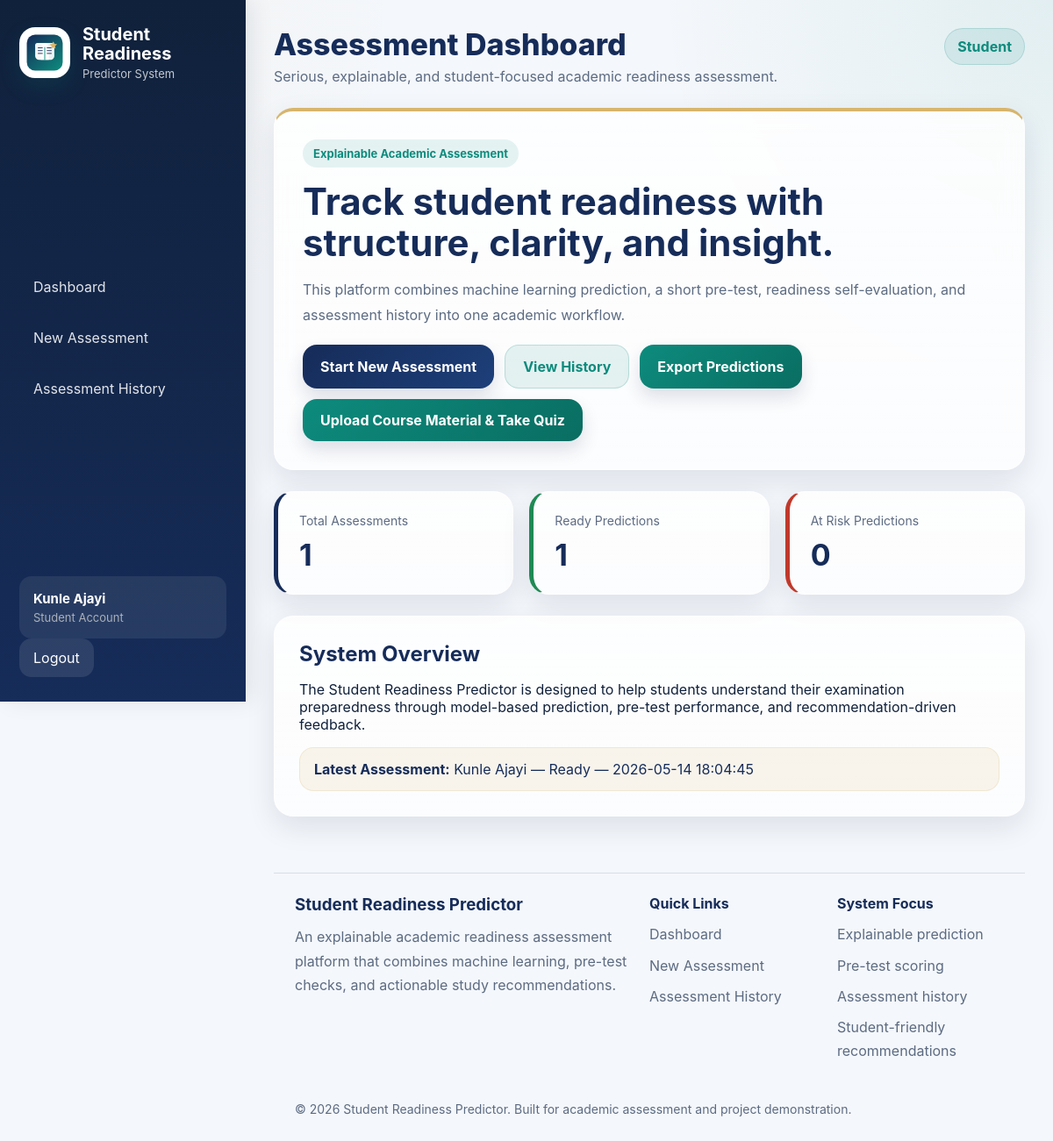
/dashboard (signed in), run on the app's committed database.
### tables this page shows
CREATE TABLE users (
            id INTEGER PRIMARY KEY AUTOINCREMENT,
            full_name TEXT NOT NULL,
            email TEXT NOT NULL UNIQUE,
            matric_number TEXT NOT NULL UNIQUE,
            password_hash TEXT NOT NULL,
            role TEXT NOT NULL DEFAULT 'student',
            created_at TEXT NOT NULL
        );

CREATE TABLE assessments (
    id INTEGER PRIMARY KEY AUTOINCREMENT,
    user_id INTEGER,
    full_name TEXT,
    matric_number TEXT,
    department TEXT,
    level TEXT,
    course_code TEXT,
    course_title TEXT,
    study_hours INTEGER,
    failures INTEGER,
    missed_lectures INTEGER,
    g1 INTEGER,
    g2 INTEGER,
    confidence_level TEXT,
    revision_status TEXT,
    past_questions_practice TEXT,
    topic_understanding TEXT,
    prediction_text TEXT,
    confidence_score TEXT,
    interpretation TEXT,
    created_at TEXT,
    pretest_score INTEGER,
    pretest_level TEXT,
    overall_insight TEXT,

    quiz_score INTEGER DEFAULT 0,
    quiz_analysis TEXT DEFAULT '',
    recommendations TEXT DEFAULT '',
    factors TEXT DEFAULT ''
);

### app.py (the view)
@app.route("/")
@app.route("/dashboard")
def dashboard():
    if "user_id" not in session:
        return redirect(url_for("login"))
    current_user = get_current_user()
    stats = get_dashboard_stats(current_user)
    return render_template("home.html", stats=stats)

### app.py (called while the page is built)
def ensure_tables_exist_on_connection(conn):
    conn.execute("""
       CREATE TABLE IF NOT EXISTS assessments (
    id INTEGER PRIMARY KEY AUTOINCREMENT,
    user_id INTEGER,
    full_name TEXT,
    matric_number TEXT,
    department TEXT,
    level TEXT,
    course_code TEXT,
    course_title TEXT,
    study_hours INTEGER,
    failures INTEGER,
    missed_lectures INTEGER,
    g1 INTEGER,
    g2 INTEGER,
    confidence_level TEXT,
    revision_status TEXT,
    past_questions_practice TEXT,
    topic_understanding TEXT,
    prediction_text TEXT,
    confidence_score TEXT,
    interpretation TEXT,
    created_at TEXT,
    pretest_score INTEGER,
    pretest_level TEXT,
    overall_insight TEXT,

    quiz_score INTEGER DEFAULT 0,
    quiz_analysis TEXT DEFAULT '',
    recommendations TEXT DEFAULT '',
    factors TEXT DEFAULT ''
)
    """)
    conn.commit()

def get_db_connection():
    conn = sqlite3.connect(DB_PATH)
    conn.row_factory = sqlite3.Row
    ensure_tables_exist_on_connection(conn)
    return conn

def get_current_user():
    user_id = session.get("user_id")
    if not user_id:
        return None
    conn = get_db_connection()
    user = conn.execute("SELECT * FROM users WHERE id = ?", (user_id,)).fetchone()
    conn.close()
    return user

def is_admin(user):
    if user is None:
        return False
    return str(user["role"]).strip().lower() == "admin"

@app.context_processor
def inject_user():
    return {"current_user": get_current_user()}

### templates/home.html
{% extends "base.html" %}
{% block page_title %}Assessment Dashboard{% endblock %}
{% block content %}
<section class="hero-panel glass-card fade-up">
    <div class="hero-copy">
        <span class="eyebrow">Explainable Academic Assessment</span>
        <h2>Track student readiness with structure, clarity, and insight.</h2>
        <p>
            This platform combines machine learning prediction, a short pre-test,
            readiness self-evaluation, and assessment history into one academic workflow.
        </p>
        <div class="hero-actions">
            <a href="{{ url_for('student_info') }}" class="btn">Start New Assessment</a>
            <a href="{{ url_for('history') }}" class="btn btn-secondary">View History</a>
            <a href="{{ url_for('export_history') }}" class="btn btn-accent">Export Predictions</a>
            <a href="{{ url_for('upload_material') }}?mode=practice" class="btn btn-accent">
                Upload Course Material & Take Quiz
            </a>
        </div>
    </div>
</section>
<section class="stats-grid fade-up delay-1">
    <div class="stat-card glass-card">
        <span class="stat-label">Total Assessments</span>
        <h3>{{ stats.total_assessments }}</h3>
    </div>
    <div class="stat-card glass-card stat-success">
        <span class="stat-label">Ready Predictions</span>
        <h3>{{ stats.total_ready }}</h3>
    </div>
    <div class="stat-card glass-card stat-danger">
        <span class="stat-label">At Risk Predictions</span>
        <h3>{{ stats.total_at_risk }}</h3>
    </div>
</section>
<section class="dashboard-panels fade-up delay-2">
    <div class="card glass-card">
        <h2>System Overview</h2>
        <p>
            The Student Readiness Predictor is designed to help students understand their
            examination preparedness through model-based prediction, pre-test performance,
            and recommendation-driven feedback.
        </p>
        {% if stats.latest_record %}
            <div class="note">
                <strong>Latest Assessment:</strong>
                {{ stats.latest_record.full_name }} — {{ stats.latest_record.prediction_text }} — {{ stats.latest_record.created_at }}
            </div>
        {% else %}
            <div class="note">
                No assessments have been recorded yet. Start a new assessment to begin.
            </div>
        {% endif %}
    </div>
</section>
{% endblock %}

### templates/base.html (shortened to what this page needs)
<!DOCTYPE html>
<html lang="en">
<head>
    <link rel="stylesheet" href="{{ url_for('static', filename='style.css') }}">
</head>
<body>
    <div class="app-shell">
        <aside class="sidebar" id="sidebar">
            <div class="brand-block">
                <img
                    src="{{ url_for('static', filename='srp-logo.svg') }}"
                    alt="SRP Logo"
                    class="sidebar-logo"
                >
                <div>
                    <h2>Student Readiness</h2>
                    <p class="sidebar-subtitle">
                        Predictor System
                    </p>
                </div>
            </div>
            <nav class="sidebar-nav">
                <a href="{{ url_for('dashboard') }}">
                    Dashboard
                </a>
                <a href="{{ url_for('student_info') }}">
                    New Assessment
                </a>
                <a href="{{ url_for('history') }}">
                    Assessment History
                </a>
            </nav>
            {% if current_user %}
            <div class="sidebar-footer">
                <div class="sidebar-user glass-card">
                    <div class="sidebar-user-name">
                        {{ current_user.full_name }}
                    </div>
                    <div class="sidebar-user-role">
                        {% if current_user.role == "admin" %}
                            Administrator
                        {% else %}
                            Student Account
                        {% endif %}
                    </div>
                </div>
                <a href="{{ url_for('logout') }}" class="sidebar-logout">
                    Logout
                </a>
            </div>
            {% endif %}
        </aside>
        <main class="main-content">
            <header class="topbar">
                <div>
                    <h1 class="topbar-title">
                        {% block page_title %}{% endblock %}
                    </h1>
                    <p class="topbar-subtitle">
                        Serious, explainable, and student-focused academic readiness assessment.
                    </p>
                </div>
                {% if current_user %}
                <div class="topbar-actions">
                    <span class="role-badge">
                        {% if current_user.role == "admin" %}
                            Admin
                        {% else %}
                            Student
                        {% endif %}
                    </span>
                </div>
                {% endif %}
            </header>
            {% block content %}
            {% endblock %}
            <footer class="site-footer">
                <div class="footer-grid">
                    <div>
                        <h3>
                            Student Readiness Predictor
                        </h3>
                        <p>
                            An explainable academic readiness assessment platform
                            that combines machine learning, pre-test checks,
                            and actionable study recommendations.
                        </p>
                    </div>
                    <div>
                        <h4>Quick Links</h4>
                        <ul>
                            <li>
                                <a href="{{ url_for('dashboard') }}">
                                    Dashboard
                                </a>
                            </li>
                            <li>
                                <a href="{{ url_for('student_info') }}">
                                    New Assessment
                                </a>
                            </li>
                            <li>
                                <a href="{{ url_for('history') }}">
                                    Assessment History
                                </a>
                            </li>
                        </ul>
                    </div>
                    <div>
                        <h4>System Focus</h4>
                        <ul>
                            <li>Explainable prediction</li>
                            <li>Pre-test scoring</li>
                            <li>Assessment history</li>
                            <li>Student-friendly recommendations</li>
                        </ul>
                    </div>
                </div>
                <div class="footer-bottom">
                    <p>
                        © 2026 Student Readiness Predictor.
                        Built for academic assessment and project demonstration.
                    </p>
                </div>
            </footer>
        </main>
    </div>
</body>
</html>

### data on the page
users: full_name "Kunle Ajayi"
assessments: latest_record.full_name "Kunle Ajayi", latest_record.prediction_text "Ready", latest_record.created_at "2026-05-14 18:04:45"

### other printed values
{{ stats.total_assessments }} "1"
{{ stats.total_ready }} "1"
{{ stats.total_at_risk }} "0"
